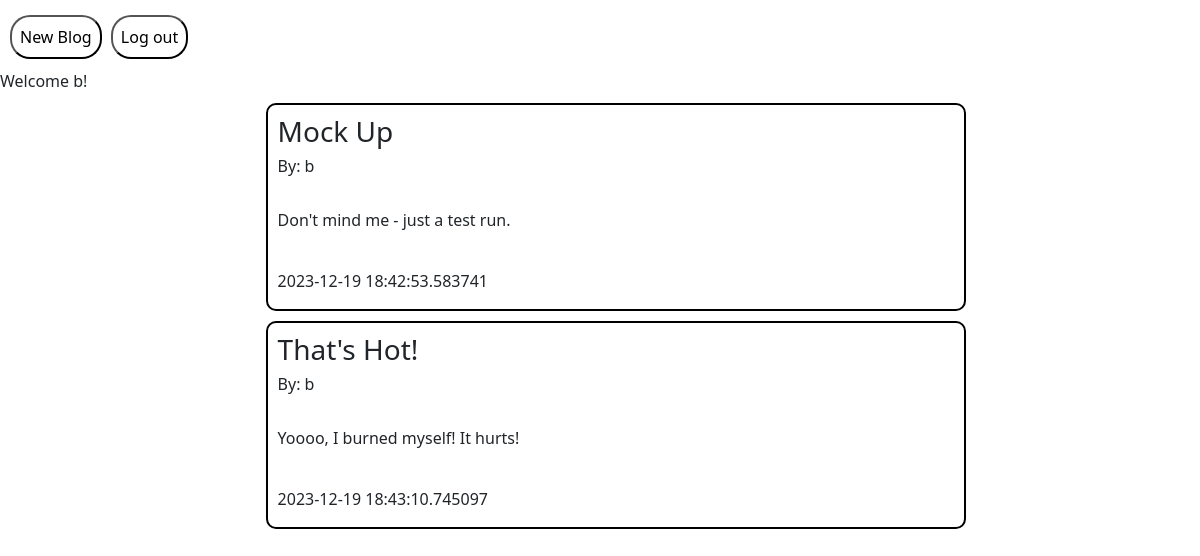
The app's page / (signed in) with its own data.
### tables this page shows
CREATE TABLE BLOG(blog_id, title, author, content, last_modified);

### __init__.py (the view)
@app.route("/", methods=["GET", "POST"])
def home():
    if "username" in session:
        user = session["username"]
        submission = request.args.get('submission', False)
        my_blogs = get_blogs(user)
        return render_template("home.html", username = user, submission = submission, my_blogs = my_blogs)
    return render_template("landing.html")

### db.py (called while the page is built)
def get_blogs(username):
    c = db.cursor()
    c.execute("select * from BLOG where AUTHOR = ?", (username))
    data = c.fetchall()
    c.close()
    return data

### templates/home.html (shortened to what this page needs)
<!DOCTYPE html>
<head>
    <link href="https://cdn.jsdelivr.net/npm/bootstrap@5.2.3/dist/css/bootstrap.min.css" rel="stylesheet">
    <link rel="stylesheet" href="../static/css/style.css">
</head>
<body>
    <div class="button-deck">
        <form>
            <button class="button first-button" formaction="/newblog">
                New Blog
            </button>
            <button class= "button" formaction="/logout">
                Log out
            </button>
        </form>
    </div>
    Welcome {{username}}!
    <div>
        <ul>
            {% for blog in my_blogs %}
                <div class="blog-body">
                    <h3> {{blog[1]}} </h3>
                    <h6> By: {{blog[2]}} </h6>
                    <br>
                    <p> {{blog[3]}} </p>
                    <br>
                    <h6> {{blog[4]}}</h6>
                </div>
            {% endfor %}
        </ul>
    </div>
</body>

### static/css/style.css (style rules this page uses)
input[type=submit], .button { margin-top: 10px; margin-bottom: 5px; border-radius: 25px; background-color: white; padding: 8px; }
.button { position: relative; border-radius: 20px; margin-left: 5px; margin-right: 5px; padding: 8px; }
.first-button { left: 5px; }
.button-deck { position: relative; margin-top: 5px; margin-bottom: 5px; width: 100%; }
.blog-body { margin: auto; width: 60%; padding: 10px; margin-top: 10px; margin-bottom: 10px; border-radius: 10px; border-width: 2px; border-style: solid; border-color: black; }

### records on screen
BLOG: title "Mock Up", author "b", content "Don't mind me - just a test run.", last_modified "2023-12-19 18:42:53.583741"
BLOG: title "That's Hot!", author "b", content "Yoooo, I burned myself! It hurts!", last_modified "2023-12-19 18:43:10.745097"

### other values on screen
{{ username }} "b"
